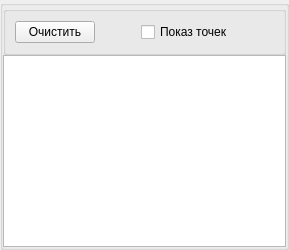
         <widget class="QGroupBox" name="groupBox">
          <property name="sizePolicy">
           <sizepolicy hsizetype="Expanding" vsizetype="Minimum">
            <horstretch>0</horstretch>
            <verstretch>40</verstretch>
           </sizepolicy>
          </property>
          <property name="minimumSize">
           <size>
            <width>0</width>
            <height>0</height>
           </size>
          </property>
          <property name="title">
           <string/>
          </property>
          <layout class="QGridLayout" name="gridLayout_6">
           <property name="leftMargin">
            <number>0</number>
           </property>
           <property name="topMargin">
            <number>0</number>
           </property>
           <property name="rightMargin">
            <number>0</number>
           </property>
           <property name="bottomMargin">
            <number>0</number>
           </property>
           <property name="spacing">
            <number>0</number>
           </property>
           <item row="0" column="0">
            <widget class="QGroupBox" name="groupBox_3">
             <property name="sizePolicy">
              <sizepolicy hsizetype="Preferred" vsizetype="Fixed">
               <horstretch>0</horstretch>
               <verstretch>40</verstretch>
              </sizepolicy>
             </property>
             <property name="minimumSize">
              <size>
               <width>0</width>
               <height>40</height>
              </size>
             </property>
             <property name="title">
              <string/>
             </property>
             <layout class="QHBoxLayout" name="horizontalLayout">
              <item>
               <widget class="QPushButton" name="clearTestTask">
                <property name="text">
                 <string>Очистить</string>
                </property>
               </widget>
              </item>
              <item>
               <spacer name="horizontalSpacer">
                <property name="orientation">
                 <enum>Qt::Horizontal</enum>
                </property>
                <property name="sizeHint" stdset="0">
                 <size>
                  <width>40</width>
                  <height>20</height>
                 </size>
                </property>
               </spacer>
              </item>
              <item>
               <widget class="QCheckBox" name="showDotsTest">
                <property name="text">
                 <string>Показ точек</string>
                </property>
               </widget>
              </item>
              <item>
               <spacer name="horizontalSpacer_2">
                <property name="orientation">
                 <enum>Qt::Horizontal</enum>
                </property>
                <property name="sizeHint" stdset="0">
                 <size>
                  <width>40</width>
                  <height>20</height>
                 </size>
                </property>
               </spacer>
              </item>
             </layout>
            </widget>
           </item>
           <item row="1" column="0">
            <widget class="CustomView" name="graphicsView"/>
           </item>
          </layout>
         </widget>
